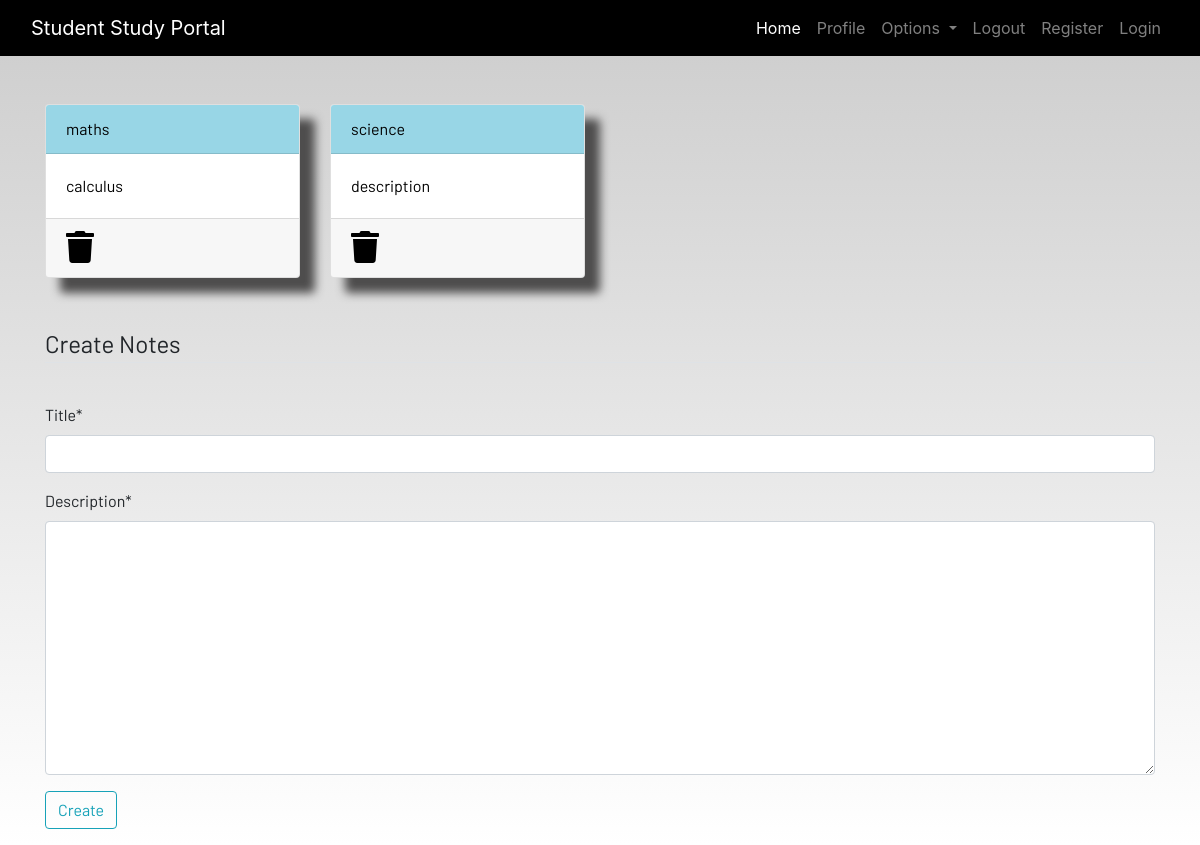
Page /notes/ (signed in) on the earlier database version.
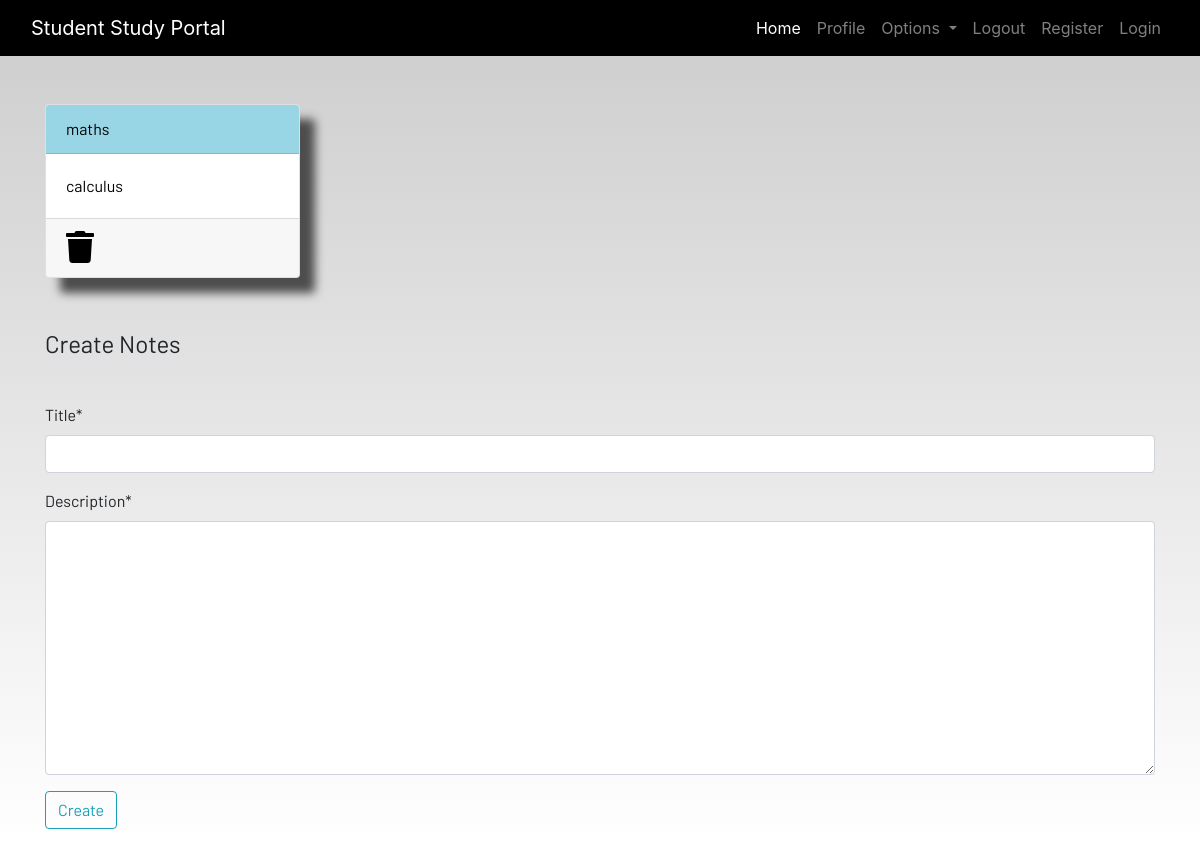
Same page on the later database version.
### portal/models.py (models this page shows, shortened)
class Notes(models.Model):
    user = models.ForeignKey(User,on_delete=models.CASCADE,default=None,null=True)
    title = models.CharField(max_length=200)
    description = models.TextField()
    class Meta:
        verbose_name = "notes "
        verbose_name_plural="Notes"

### portal/views.py (the view)
# urls.py: path('notes/',views.notes,name="notes"),
def notes(request):
    if request.method == 'POST':
        form = NotesForm(request.POST)
        if form.is_valid():
            notes = Notes(user=request.user,title=request.POST['title'],description=request.POST['description'])
            notes.save()
        messages.success(request,f"notes added from {request.user.username}successfully")
    else:
        form = NotesForm()
    notes = Notes.objects.filter(user=request.user)
    context={'notes':notes,'form':form}
    return render(request,'portal/notes.html',context)

### portal/forms.py
class NotesForm(forms.ModelForm):
    class Meta:
        model = Notes
        fields = ["title","description"]

### portal/templates/portal/notes.html (shortened to what this page needs)
{% extends 'portal/base.html' %}
{% load static %}
{% load crispy_forms_tags%}
{% block content %}
<div class="container">
    <div class="row">
        {% for note in notes%}
        <div class="col-md-3">
            <a href="{% url 'notes_detail' note.id %}">
                <div class="card">
                    <div class="card-header">{{note.title}}</div>
                    <div class="card-body">{{note.description|slice:"0:100"}}</div>
                    <div class="card-footer mt-auto "><a href="{% url 'delete_note' note.id %}">
                        <i class="fa fa-trash fa-2x"></i></a>
                    </div>
                </div>
            </a>
        </div>
        {% endfor %}
        <br><br>
    </div>
</div>
<br><br>
<div class="container">
    <form method="POST">{% csrf_token %}
        <fieldset class="form-group">
            <legend class="border-bottom mb-4">Create Notes</legend>
        </fieldset>
        {{form|crispy}}
        <div class="form-group">
            <button href="" class="btn btn-outline-info" type="submit">
                Create
            </button>
        </div>
    </form>
</div>
{% endblock content %}

Differences in the rows shown:
removed Notes: title "science", description "description"
